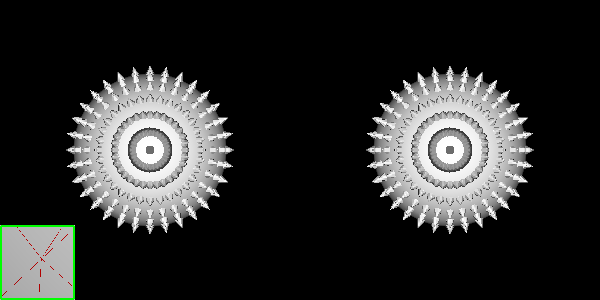

The script that drew this image:
#!/usr/bin/env python
# Demonstrate vtkMagnifierWidget and vtkMagnifierRepresentation on a mace geometry.

import vtkmodules.vtkInteractionStyle  # noqa: F401
import vtkmodules.vtkRenderingFreeType  # noqa: F401
import vtkmodules.vtkRenderingOpenGL2  # noqa: F401

from vtkmodules.vtkFiltersCore import (
    vtkFeatureEdges,
    vtkGlyph3D,
)
from vtkmodules.vtkFiltersSources import (
    vtkConeSource,
    vtkSphereSource,
)
from vtkmodules.vtkInteractionWidgets import (
    vtkMagnifierRepresentation,
    vtkMagnifierWidget,
)
from vtkmodules.vtkRenderingCore import (
    vtkActor,
    vtkPolyDataMapper,
    vtkRenderWindow,
    vtkRenderWindowInteractor,
    vtkRenderer,
)

# Sources
resolution = 32

sphere = vtkSphereSource()
sphere.SetThetaResolution(resolution)
sphere.SetPhiResolution(int(resolution / 2))

cone = vtkConeSource()
cone.SetResolution(int(resolution / 4))

# Filters
glyph = vtkGlyph3D()
glyph.SetInputConnection(sphere.GetOutputPort())
glyph.SetSourceConnection(cone.GetOutputPort())
glyph.SetVectorModeToUseNormal()
glyph.SetScaleFactor(0.1)

edges = vtkFeatureEdges()
edges.SetInputConnection(sphere.GetOutputPort())
edges.ExtractAllEdgeTypesOff()
edges.ManifoldEdgesOn()

# Mapper + Actor
sphere_mapper = vtkPolyDataMapper()
sphere_mapper.SetInputConnection(sphere.GetOutputPort())

sphere_actor = vtkActor()
sphere_actor.SetMapper(sphere_mapper)

spike_mapper = vtkPolyDataMapper()
spike_mapper.SetInputConnection(glyph.GetOutputPort())

spike_actor = vtkActor()
spike_actor.SetMapper(spike_mapper)

edge_mapper = vtkPolyDataMapper()
edge_mapper.SetInputConnection(edges.GetOutputPort())
edge_mapper.ScalarVisibilityOff()

edge_actor = vtkActor()
edge_actor.SetMapper(edge_mapper)
edge_actor.GetProperty().SetColor(1, 0, 0)

# Renderer (two viewports)
renderer_0 = vtkRenderer()
renderer_0.SetViewport(0, 0, 0.5, 1.0)
renderer_0.AddActor(sphere_actor)
renderer_0.AddActor(spike_actor)
renderer_0.SetBackground(0, 0, 0)

renderer_1 = vtkRenderer()
renderer_1.SetViewport(0.5, 0, 1.0, 1.0)
renderer_1.AddActor(sphere_actor)
renderer_1.AddActor(spike_actor)
renderer_1.SetBackground(0, 0, 0)

# Render window
render_window = vtkRenderWindow()
render_window.AddRenderer(renderer_0)
render_window.AddRenderer(renderer_1)
render_window.SetWindowName("magnifier widget")
render_window.SetMultiSamples(0)
render_window.SetSize(600, 300)

# Interactor
interactor = vtkRenderWindowInteractor()
interactor.SetRenderWindow(render_window)


# Callback to adjust magnification factor with +/- keys
def change_mag(widget, event_string):
    if interactor.GetKeyCode() == "+":
        magnification_factor = mag_rep.GetMagnificationFactor() + 1
    else:
        magnification_factor = mag_rep.GetMagnificationFactor() - 1
    mag_rep.SetMagnificationFactor(magnification_factor)


# Widget
mag_rep = vtkMagnifierRepresentation()
mag_rep.SetRenderer(renderer_0)
mag_rep.GetMagnificationRenderer().SetBackground(0.8, 0.8, 0.8)
mag_rep.BorderOn()
mag_rep.GetBorderProperty().SetColor(0, 1, 0)
mag_rep.AddViewProp(sphere_actor)
mag_rep.AddViewProp(edge_actor)

mag_widget = vtkMagnifierWidget()
mag_widget.SetInteractor(interactor)
mag_widget.SetRepresentation(mag_rep)
mag_widget.AddObserver("WidgetValueChangedEvent", change_mag)
mag_widget.On()

# Scene
renderer_0.ResetCamera()
renderer_1.ResetCamera()

interactor.Initialize()
interactor.Start()
